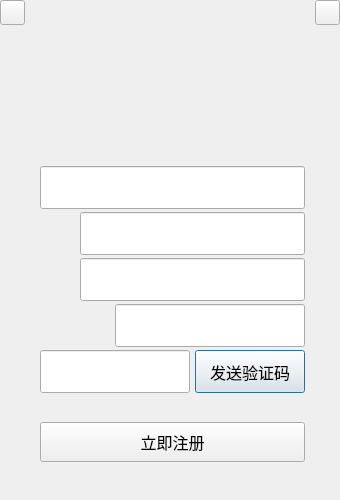
<?xml version="1.0" encoding="UTF-8"?>
<ui version="4.0">
 <class>Dialog</class>
 <widget class="QDialog" name="Dialog">
  <property name="geometry">
   <rect>
    <x>0</x>
    <y>0</y>
    <width>340</width>
    <height>500</height>
   </rect>
  </property>
  <property name="windowTitle">
   <string>Signup</string>
  </property>
  <widget class="QWidget" name="widget" native="true">
   <property name="geometry">
    <rect>
     <x>0</x>
     <y>0</y>
     <width>340</width>
     <height>500</height>
    </rect>
   </property>
   <widget class="QPushButton" name="PB_vcode">
    <property name="geometry">
     <rect>
      <x>195</x>
      <y>350</y>
      <width>110</width>
      <height>43</height>
     </rect>
    </property>
    <property name="font">
     <font>
      <family>微软雅黑</family>
      <pointsize>12</pointsize>
     </font>
    </property>
    <property name="text">
     <string>发送验证码</string>
    </property>
   </widget>
   <widget class="QLineEdit" name="LE_username">
    <property name="geometry">
     <rect>
      <x>40</x>
      <y>166</y>
      <width>265</width>
      <height>43</height>
     </rect>
    </property>
    <property name="font">
     <font>
      <family>微软雅黑</family>
      <pointsize>12</pointsize>
     </font>
    </property>
   </widget>
   <widget class="QLabel" name="LBP_username">
    <property name="geometry">
     <rect>
      <x>48</x>
      <y>174</y>
      <width>24</width>
      <height>27</height>
     </rect>
    </property>
    <property name="text">
     <string/>
    </property>
   </widget>
   <widget class="QLabel" name="LBP_rpassword">
    <property name="geometry">
     <rect>
      <x>40</x>
      <y>258</y>
      <width>40</width>
      <height>43</height>
     </rect>
    </property>
    <property name="text">
     <string/>
    </property>
   </widget>
   <widget class="QLineEdit" name="LE_vcode">
    <property name="geometry">
     <rect>
      <x>40</x>
      <y>350</y>
      <width>150</width>
      <height>43</height>
     </rect>
    </property>
    <property name="font">
     <font>
      <family>微软雅黑</family>
      <pointsize>12</pointsize>
     </font>
    </property>
   </widget>
   <widget class="QLabel" name="LBP_phone">
    <property name="geometry">
     <rect>
      <x>40</x>
      <y>304</y>
      <width>75</width>
      <height>43</height>
     </rect>
    </property>
    <property name="text">
     <string/>
    </property>
   </widget>
   <widget class="QLabel" name="LB_note">
    <property name="geometry">
     <rect>
      <x>40</x>
      <y>402</y>
      <width>190</width>
      <height>15</height>
     </rect>
    </property>
    <property name="text">
     <string/>
    </property>
   </widget>
   <widget class="QLabel" name="LBP_password">
    <property name="geometry">
     <rect>
      <x>40</x>
      <y>212</y>
      <width>40</width>
      <height>43</height>
     </rect>
    </property>
    <property name="text">
     <string/>
    </property>
   </widget>
   <widget class="QPushButton" name="PB_signup">
    <property name="geometry">
     <rect>
      <x>40</x>
      <y>422</y>
      <width>265</width>
      <height>40</height>
     </rect>
    </property>
    <property name="font">
     <font>
      <family>微软雅黑</family>
      <pointsize>12</pointsize>
     </font>
    </property>
    <property name="text">
     <string>立即注册</string>
    </property>
   </widget>
   <widget class="QLabel" name="LB_logo">
    <property name="geometry">
     <rect>
      <x>40</x>
      <y>40</y>
      <width>265</width>
      <height>111</height>
     </rect>
    </property>
    <property name="toolTip">
     <string/>
    </property>
    <property name="text">
     <string/>
    </property>
   </widget>
   <widget class="QPushButton" name="PB_close">
    <property name="geometry">
     <rect>
      <x>315</x>
      <y>0</y>
      <width>25</width>
      <height>25</height>
     </rect>
    </property>
    <property name="text">
     <string/>
    </property>
   </widget>
   <widget class="QLineEdit" name="LE_phone">
    <property name="geometry">
     <rect>
      <x>115</x>
      <y>304</y>
      <width>190</width>
      <height>43</height>
     </rect>
    </property>
    <property name="font">
     <font>
      <family>微软雅黑</family>
      <pointsize>12</pointsize>
     </font>
    </property>
   </widget>
   <widget class="QLineEdit" name="LE_password">
    <property name="geometry">
     <rect>
      <x>80</x>
      <y>212</y>
      <width>225</width>
      <height>43</height>
     </rect>
    </property>
    <property name="font">
     <font>
      <family>微软雅黑</family>
      <pointsize>12</pointsize>
     </font>
    </property>
   </widget>
   <widget class="QLineEdit" name="LE_rpassword">
    <property name="geometry">
     <rect>
      <x>80</x>
      <y>258</y>
      <width>225</width>
      <height>43</height>
     </rect>
    </property>
    <property name="font">
     <font>
      <family>微软雅黑</family>
      <pointsize>12</pointsize>
     </font>
    </property>
   </widget>
   <widget class="QPushButton" name="PB_return">
    <property name="geometry">
     <rect>
      <x>0</x>
      <y>0</y>
      <width>25</width>
      <height>25</height>
     </rect>
    </property>
    <property name="text">
     <string/>
    </property>
   </widget>
  </widget>
 </widget>
 <resources/>
 <connections/>
</ui>
